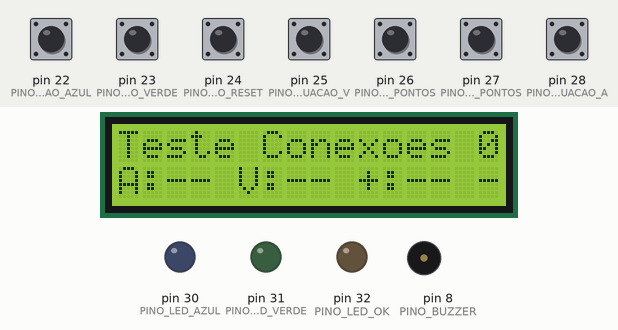
This sketch was run on a simulated Arduino Mega 2560, built with avr-gcc and run on an emulated ATmega2560. On the bench: 16×2 character LCD, output pins drawn as LEDs (lit = HIGH), buzzer (waves = sounding). The test bench sets the inputs (shaded band); at power-on: pin 22 (PINO_BOTAO_AZUL), pin 23 (PINO_BOTAO_VERDE), pin 24 (PINO_BOTAO_RESET), pin 25 (PINO_CHAVE_PONTUACAO_V), pin 26 (PINO_BOTAO_MAIS_PONTOS), pin 27 (PINO_BOTAO_MENOS_PONTOS), pin 28 (PINO_CHAVE_PONTUACAO_A) HIGH. What the sketch prints to the serial monitor is not drawn.

Above: at 3.5 s.
3.6 s: pin 25 (PINO_CHAVE_PONTUACAO_V) pulled LOW for 0.15 s
At 4.35 s:
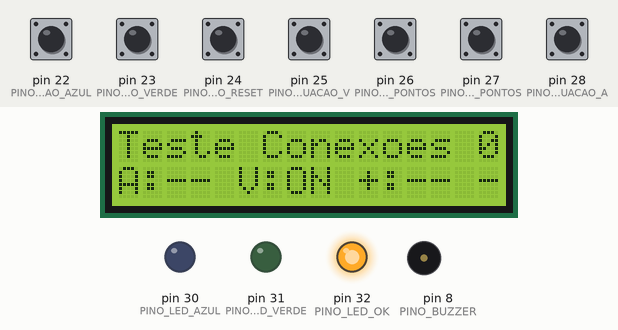
6.0 s: pin 22 (PINO_BOTAO_AZUL) pulled LOW for 1 s
At 7.3 s:
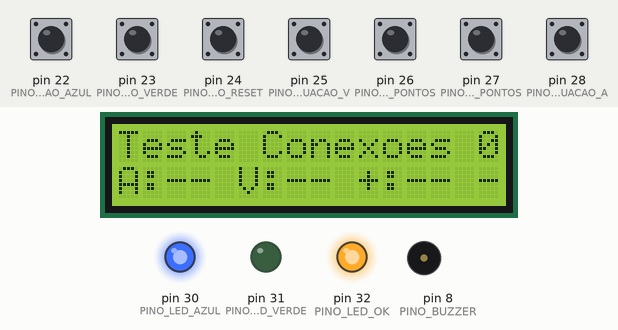
10.0 s: pin 26 (PINO_BOTAO_MAIS_PONTOS) pulled LOW for 0.15 s
At 10.72 s:
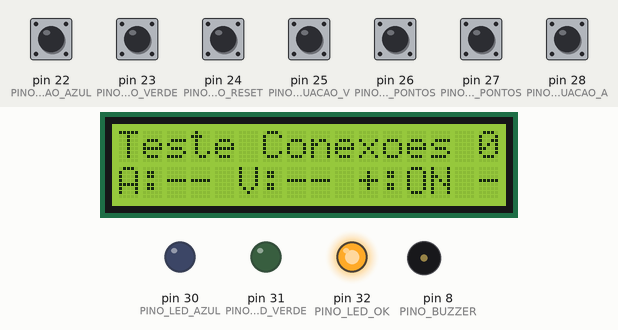
12.4 s: pin 23 (PINO_BOTAO_VERDE) pulled LOW for 0.15 s
At 13.5 s:
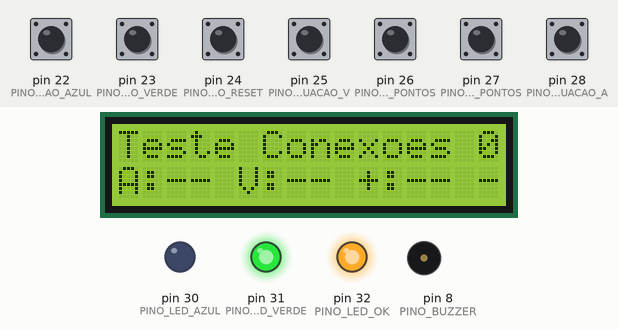
15.5 s: pin 28 (PINO_CHAVE_PONTUACAO_A) pulled LOW for 0.15 s
At 16.5 s:
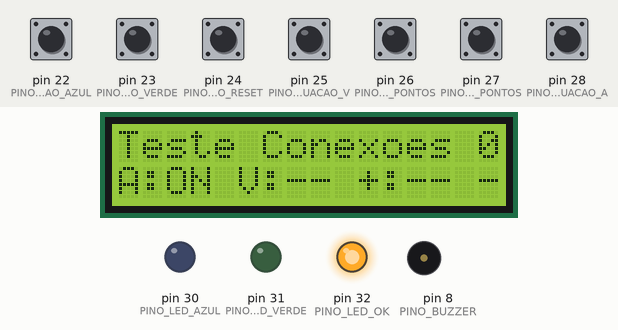
18.3 s: pin 22 (PINO_BOTAO_AZUL) pulled LOW for 1 s
At 21.0 s:
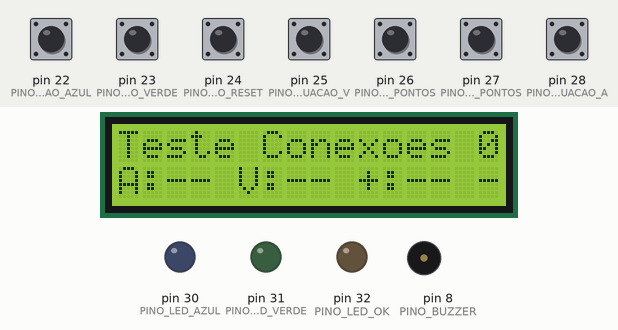
Timing chart, 0 to 22.5 s (numbered marks = the images above; inputs shaded):
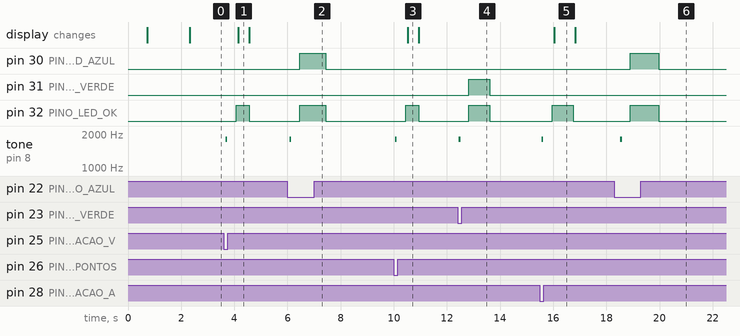

Measured:
- after the input at 3.6 s, pin 32 (PINO_LED_OK): LOW → HIGH after 0.46 s, → LOW 0.50 s later; tone on pin 8 (PINO_BUZZER): silent → 1800 Hz after 0.08 s, → silent 0.06 s later; the display: changes after 0.54 s (image 1)
- after the input at 6.0 s, pin 30 (PINO_LED_AZUL), pin 32 (PINO_LED_OK): LOW → HIGH after 0.45 s, → LOW 0.99 s later; tone on pin 8 (PINO_BUZZER): silent → 1800 Hz after 0.08 s, → silent 0.06 s later
- after the input at 10.0 s, pin 32 (PINO_LED_OK): LOW → HIGH after 0.44 s, → LOW 0.49 s later; tone on pin 8 (PINO_BUZZER): silent → 1800 Hz after 0.06 s, → silent 0.06 s later; the display: changes after 0.52 s (image 3)
- after the input at 12.4 s, pin 31 (PINO_LED_VERDE), pin 32 (PINO_LED_OK): LOW → HIGH after 0.43 s, → LOW 0.78 s later; tone on pin 8 (PINO_BUZZER): silent → 1800 Hz after 0.05 s, → silent 0.06 s later
- after the input at 15.5 s, pin 32 (PINO_LED_OK): LOW → HIGH after 0.46 s, → LOW 0.79 s later; tone on pin 8 (PINO_BUZZER): silent → 1800 Hz after 0.07 s, → silent 0.06 s later; the display: changes after 0.54 s (image 5)
- after the input at 18.3 s, pin 30 (PINO_LED_AZUL), pin 32 (PINO_LED_OK): LOW → HIGH after 0.60 s, → LOW 1.1 s later; tone on pin 8 (PINO_BUZZER): silent → 1800 Hz after 0.23 s, → silent 0.06 s later
- what the display in image 1 shows lasts 0.5 s, from 4.1 s to 4.6 s

The sketch:

teste_conexoes.ino
```cpp
/*
  Projeto: Passa ou Repassa
  Sketch: teste_conexoes.ino
  Plataforma: Arduino Mega 2560

  Objetivo:
  - Detectar botoes/chaves pressionados.
  - Mostrar eventos e status no Monitor Serial.
  - Mostrar status no LCD I2C 20x4.
  - Escanear o barramento I2C para validar os displays conectados.

  Ligacao recomendada dos botoes/chaves:
  - Um terminal do botao no pino digital do Arduino.
  - Outro terminal do botao no GND.
  - O codigo usa INPUT_PULLUP, portanto:
    SOLTO       = HIGH
    PRESSIONADO = LOW

  Bibliotecas:
  - Wire
  - LiquidCrystal_I2C
*/

#include <Wire.h>
#include <LiquidCrystal_I2C.h>

// =====================================================
// Configuracao do LCD I2C 20x4
// =====================================================

constexpr uint8_t ENDERECO_LCD_PREFERENCIAL = 0x27;
constexpr uint8_t ENDERECO_LCD_ALTERNATIVO  = 0x3F;
constexpr uint8_t LCD_COLUNAS = 20;
constexpr uint8_t LCD_LINHAS  = 4;

LiquidCrystal_I2C *lcd20x4 = NULL;
uint8_t enderecoLCD20x4 = 0;

// =====================================================
// Pinos das entradas - Arduino Mega 2560
// Ajuste aqui se alterar a fiacao.
// =====================================================

constexpr uint8_t PINO_BOTAO_AZUL         = 22;
constexpr uint8_t PINO_BOTAO_VERDE        = 23;
constexpr uint8_t PINO_BOTAO_RESET        = 24;
constexpr uint8_t PINO_CHAVE_PONTUACAO_A  = 28;
constexpr uint8_t PINO_BOTAO_MAIS_PONTOS  = 26;
constexpr uint8_t PINO_BOTAO_MENOS_PONTOS = 27;
constexpr uint8_t PINO_CHAVE_PONTUACAO_V  = 25;

// =====================================================
// Saidas auxiliares de teste
// =====================================================

constexpr uint8_t PINO_LED_AZUL  = 30;
constexpr uint8_t PINO_LED_VERDE = 31;
constexpr uint8_t PINO_LED_OK    = 32;
constexpr uint8_t PINO_BUZZER    = 8;

// =====================================================
// Parametros gerais
// =====================================================

constexpr unsigned long TEMPO_DEBOUNCE_MS          = 45;
constexpr unsigned long INTERVALO_SERIAL_STATUS_MS = 1000;
constexpr unsigned long INTERVALO_LCD_MS           = 150;
constexpr unsigned int  FREQUENCIA_BEEP_HZ         = 1800;
constexpr unsigned long DURACAO_BEEP_MS            = 60;
constexpr uint8_t       MAX_DISPOSITIVOS_I2C       = 12;

// =====================================================
// Estruturas
// =====================================================

struct EntradaDigital {
  const char *nome;
  const char *sigla;
  uint8_t pino;
  bool leituraInstavel;
  bool pressionado;
  unsigned long instanteMudanca;
};

EntradaDigital entradas[] = {
  {"BOTAO AZUL",         "Az", PINO_BOTAO_AZUL,         false, false, 0},
  {"BOTAO VERDE",        "Vd", PINO_BOTAO_VERDE,        false, false, 0},
  {"BOTAO RESET",        "Rs", PINO_BOTAO_RESET,        false, false, 0},
  {"CHAVE PONTUACAO A",  "A",  PINO_CHAVE_PONTUACAO_A,  false, false, 0},
  {"BOTAO + PONTOS",     "+",  PINO_BOTAO_MAIS_PONTOS,  false, false, 0},
  {"BOTAO - PONTOS",     "-",  PINO_BOTAO_MENOS_PONTOS, false, false, 0},
  {"CHAVE PONTUACAO V",  "V",  PINO_CHAVE_PONTUACAO_V,  false, false, 0}
};

const uint8_t TOTAL_ENTRADAS = sizeof(entradas) / sizeof(entradas[0]);

uint8_t dispositivosI2C[MAX_DISPOSITIVOS_I2C];
uint8_t totalDispositivosI2C = 0;

unsigned long ultimaAtualizacaoSerial = 0;
unsigned long ultimaAtualizacaoLCD = 0;

char ultimoAcionamento[17] = "Nenhum";

// =====================================================
// Prototipos
// =====================================================

void configurarPinos();
void inicializarEntradas();
void escanearBarramentoI2C();
bool dispositivoI2CResponde(uint8_t endereco);
bool enderecoI2CEncontrado(uint8_t endereco);
uint8_t selecionarEnderecoLCD();
void inicializarLCD();
void atualizarEntradas();
void tratarMudancaEntrada(EntradaDigital &entrada, bool novoEstadoPressionado);
void atualizarSaidasIndicadoras();
void atualizarMonitorSerial(bool forcarImpressao);
void atualizarLCD();
void escreverLinhaLCD(uint8_t linha, const char *texto);
void imprimirCabecalhoSerial();
void imprimirResumoI2C();
void imprimirEventoEntrada(const EntradaDigital &entrada, bool pressionado);
void copiarUltimoAcionamento(const char *texto);
void beepCurto();
bool lerPressionado(uint8_t pino);
const char *textoEstado(bool pressionado);
const char *textoCurto(bool pressionado);
uint8_t contarEntradasPressionadas();

// =====================================================
// Setup
// =====================================================

void setup() {
  Serial.begin(9600);
  delay(300);

  imprimirCabecalhoSerial();
  configurarPinos();
  inicializarEntradas();

  Wire.begin();
  escanearBarramentoI2C();
  enderecoLCD20x4 = selecionarEnderecoLCD();
  inicializarLCD();
  imprimirResumoI2C();

  Serial.println(F("Sistema pronto. Pressione os botoes para testar as conexoes."));
  Serial.println();

  atualizarMonitorSerial(true);
  atualizarLCD();
}

// =====================================================
// Loop principal
// =====================================================

void loop() {
  atualizarEntradas();
  atualizarSaidasIndicadoras();

  const unsigned long agora = millis();

  if (agora - ultimaAtualizacaoSerial >= INTERVALO_SERIAL_STATUS_MS) {
    ultimaAtualizacaoSerial = agora;
    atualizarMonitorSerial(false);
  }

  if (agora - ultimaAtualizacaoLCD >= INTERVALO_LCD_MS) {
    ultimaAtualizacaoLCD = agora;
    atualizarLCD();
  }
}

// =====================================================
// Configuracao
// =====================================================

void configurarPinos() {
  for (uint8_t i = 0; i < TOTAL_ENTRADAS; i++) {
    pinMode(entradas[i].pino, INPUT_PULLUP);
  }

  pinMode(PINO_LED_AZUL, OUTPUT);
  pinMode(PINO_LED_VERDE, OUTPUT);
  pinMode(PINO_LED_OK, OUTPUT);
  pinMode(PINO_BUZZER, OUTPUT);

  digitalWrite(PINO_LED_AZUL, LOW);
  digitalWrite(PINO_LED_VERDE, LOW);
  digitalWrite(PINO_LED_OK, LOW);
  noTone(PINO_BUZZER);
}

void inicializarEntradas() {
  const unsigned long agora = millis();

  for (uint8_t i = 0; i < TOTAL_ENTRADAS; i++) {
    const bool estadoInicial = lerPressionado(entradas[i].pino);
    entradas[i].leituraInstavel = estadoInicial;
    entradas[i].pressionado = estadoInicial;
    entradas[i].instanteMudanca = agora;
  }
}

// =====================================================
// Leitura com debounce
// =====================================================

void atualizarEntradas() {
  const unsigned long agora = millis();

  for (uint8_t i = 0; i < TOTAL_ENTRADAS; i++) {
    EntradaDigital &entrada = entradas[i];
    const bool leituraAtual = lerPressionado(entrada.pino);

    if (leituraAtual != entrada.leituraInstavel) {
      entrada.leituraInstavel = leituraAtual;
      entrada.instanteMudanca = agora;
    }

    if ((agora - entrada.instanteMudanca) >= TEMPO_DEBOUNCE_MS && leituraAtual != entrada.pressionado) {
      tratarMudancaEntrada(entrada, leituraAtual);
    }
  }
}

void tratarMudancaEntrada(EntradaDigital &entrada, bool novoEstadoPressionado) {
  entrada.pressionado = novoEstadoPressionado;

  imprimirEventoEntrada(entrada, novoEstadoPressionado);

  if (novoEstadoPressionado) {
    copiarUltimoAcionamento(entrada.nome);
    beepCurto();
  }

  atualizarMonitorSerial(true);
  atualizarLCD();
}

bool lerPressionado(uint8_t pino) {
  return digitalRead(pino) == LOW;
}

// =====================================================
// Saidas indicadoras
// =====================================================

void atualizarSaidasIndicadoras() {
  digitalWrite(PINO_LED_AZUL, entradas[0].pressionado ? HIGH : LOW);
  digitalWrite(PINO_LED_VERDE, entradas[1].pressionado ? HIGH : LOW);
  digitalWrite(PINO_LED_OK, contarEntradasPressionadas() > 0 ? HIGH : LOW);
}

// =====================================================
// Monitor Serial
// =====================================================

void imprimirCabecalhoSerial() {
  Serial.println(F("========================================"));
  Serial.println(F("Passa ou Repassa - Teste de Conexoes"));
  Serial.println(F("Arduino Mega 2560"));
  Serial.println(F("Entradas com INPUT_PULLUP"));
  Serial.println(F("Monitor Serial: 9600 bps"));
  Serial.println(F("========================================"));
}

void atualizarMonitorSerial(bool forcarImpressao) {
  (void)forcarImpressao;

  Serial.println(F("---------------- STATUS ----------------"));

  for (uint8_t i = 0; i < TOTAL_ENTRADAS; i++) {
    Serial.print(entradas[i].nome);
    Serial.print(F(" | D"));
    Serial.print(entradas[i].pino);
    Serial.print(F(": "));
    Serial.println(textoEstado(entradas[i].pressionado));
  }

  Serial.print(F("Total pressionado: "));
  Serial.println(contarEntradasPressionadas());

  Serial.print(F("Ultimo acionamento: "));
  Serial.println(ultimoAcionamento);

  Serial.println();
}

void imprimirEventoEntrada(const EntradaDigital &entrada, bool pressionado) {
  Serial.print(F("["));
  Serial.print(millis());
  Serial.print(F(" ms] "));
  Serial.print(pressionado ? F("PRESSIONADO: ") : F("SOLTO: "));
  Serial.print(entrada.nome);
  Serial.print(F(" | Pino D"));
  Serial.println(entrada.pino);
}

// =====================================================
// LCD 20x4
// =====================================================

void inicializarLCD() {
  if (enderecoLCD20x4 == 0) {
    Serial.println(F("LCD 20x4 nao encontrado. O teste seguira apenas pelo Monitor Serial."));
    return;
  }

  lcd20x4 = new LiquidCrystal_I2C(enderecoLCD20x4, LCD_COLUNAS, LCD_LINHAS);
  lcd20x4->init();
  lcd20x4->backlight();
  lcd20x4->clear();

  escreverLinhaLCD(0, "Passa ou Repassa");
  escreverLinhaLCD(1, "Teste Conexoes");
  escreverLinhaLCD(2, "LCD I2C detectado");

  char linha[21];
  snprintf(linha, sizeof(linha), "Endereco: 0x%02X", enderecoLCD20x4);
  escreverLinhaLCD(3, linha);

  delay(1000);
}

void atualizarLCD() {
  if (lcd20x4 == NULL) {
    return;
  }

  char linha[21];

  snprintf(linha, sizeof(linha), "Teste Conexoes %02u", contarEntradasPressionadas());
  escreverLinhaLCD(0, linha);

  snprintf(linha, sizeof(linha), "Ult:%-16s", ultimoAcionamento);
  escreverLinhaLCD(1, linha);

  snprintf(
    linha,
    sizeof(linha),
    "Az:%s Vd:%s Rs:%s",
    textoCurto(entradas[0].pressionado),
    textoCurto(entradas[1].pressionado),
    textoCurto(entradas[2].pressionado)
  );
  escreverLinhaLCD(2, linha);

  snprintf(
    linha,
    sizeof(linha),
    "A:%s V:%s +:%s -:%s",
    textoCurto(entradas[3].pressionado),
    textoCurto(entradas[6].pressionado),
    textoCurto(entradas[4].pressionado),
    textoCurto(entradas[5].pressionado)
  );
  escreverLinhaLCD(3, linha);
}

void escreverLinhaLCD(uint8_t linha, const char *texto) {
  if (lcd20x4 == NULL || linha >= LCD_LINHAS) {
    return;
  }

  char buffer[LCD_COLUNAS + 1];
  uint8_t i = 0;

  for (; i < LCD_COLUNAS && texto[i] != '\0'; i++) {
    buffer[i] = texto[i];
  }

  for (; i < LCD_COLUNAS; i++) {
    buffer[i] = ' ';
  }

  buffer[LCD_COLUNAS] = '\0';

  lcd20x4->setCursor(0, linha);
  lcd20x4->print(buffer);
}

// =====================================================
// I2C
// =====================================================

void escanearBarramentoI2C() {
  totalDispositivosI2C = 0;

  Serial.println(F("Escaneando barramento I2C..."));

  for (uint8_t endereco = 1; endereco < 127; endereco++) {
    if (dispositivoI2CResponde(endereco)) {
      if (totalDispositivosI2C < MAX_DISPOSITIVOS_I2C) {
        dispositivosI2C[totalDispositivosI2C] = endereco;
        totalDispositivosI2C++;
      }

      Serial.print(F("Dispositivo I2C encontrado em 0x"));
      if (endereco < 16) {
        Serial.print(F("0"));
      }
      Serial.println(endereco, HEX);
    }
  }

  if (totalDispositivosI2C == 0) {
    Serial.println(F("Nenhum dispositivo I2C encontrado."));
    Serial.println(F("Verifique SDA=20, SCL=21, VCC e GND."));
  }

  Serial.println();
}

bool dispositivoI2CResponde(uint8_t endereco) {
  Wire.beginTransmission(endereco);
  return Wire.endTransmission() == 0;
}

bool enderecoI2CEncontrado(uint8_t endereco) {
  for (uint8_t i = 0; i < totalDispositivosI2C; i++) {
    if (dispositivosI2C[i] == endereco) {
      return true;
    }
  }

  return false;
}

uint8_t selecionarEnderecoLCD() {
  if (enderecoI2CEncontrado(ENDERECO_LCD_PREFERENCIAL)) {
    return ENDERECO_LCD_PREFERENCIAL;
  }

  if (enderecoI2CEncontrado(ENDERECO_LCD_ALTERNATIVO)) {
    return ENDERECO_LCD_ALTERNATIVO;
  }

  return 0;
}

void imprimirResumoI2C() {
  Serial.println(F("--------------- I2C --------------------"));
  Serial.print(F("Dispositivos encontrados: "));
  Serial.println(totalDispositivosI2C);

  Serial.print(F("LCD 20x4: "));
  if (enderecoLCD20x4 == 0) {
    Serial.println(F("NAO IDENTIFICADO"));
  } else {
    Serial.print(F("0x"));
    if (enderecoLCD20x4 < 16) {
      Serial.print(F("0"));
    }
    Serial.println(enderecoLCD20x4, HEX);
  }

  Serial.println(F("Observacao: outros displays I2C aparecem no scanner."));
  Serial.println(F("Para escrever no 12864, confirme o controlador/biblioteca."));
  Serial.println();
}

// =====================================================
// Utilitarios
// =====================================================

void copiarUltimoAcionamento(const char *texto) {
  strncpy(ultimoAcionamento, texto, sizeof(ultimoAcionamento) - 1);
  ultimoAcionamento[sizeof(ultimoAcionamento) - 1] = '\0';
}

void beepCurto() {
  tone(PINO_BUZZER, FREQUENCIA_BEEP_HZ, DURACAO_BEEP_MS);
}

const char *textoEstado(bool pressionado) {
  return pressionado ? "PRESSIONADO" : "SOLTO";
}

const char *textoCurto(bool pressionado) {
  return pressionado ? "ON" : "--";
}

uint8_t contarEntradasPressionadas() {
  uint8_t total = 0;

  for (uint8_t i = 0; i < TOTAL_ENTRADAS; i++) {
    if (entradas[i].pressionado) {
      total++;
    }
  }

  return total;
}
```
